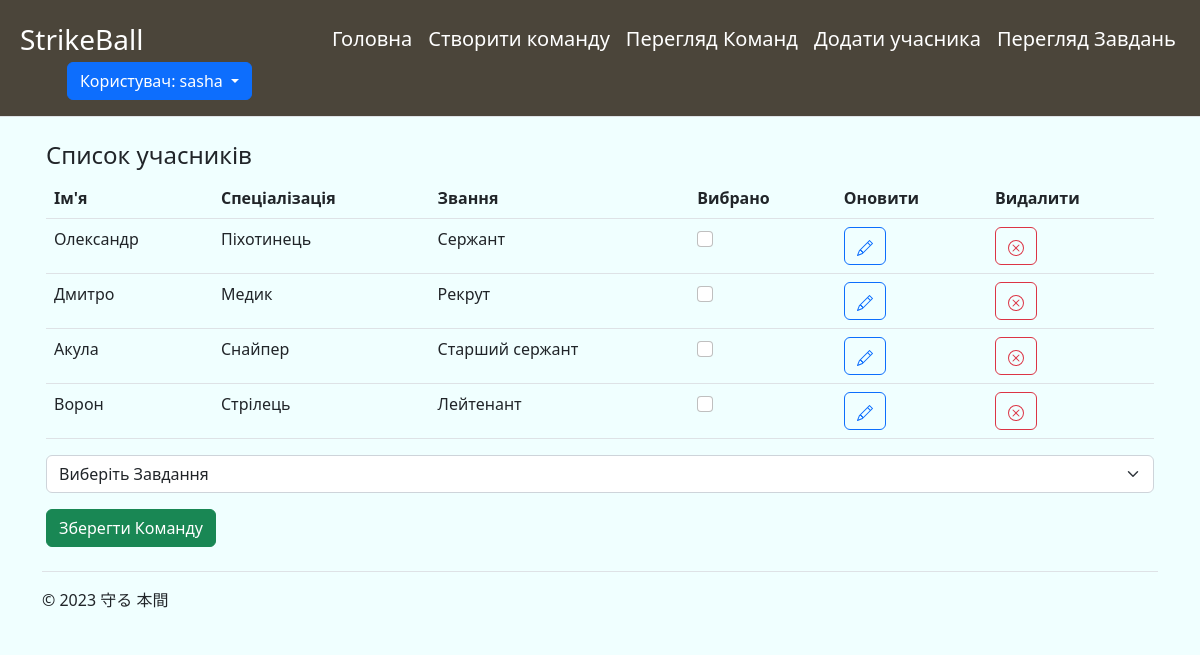
The app's page /viewmain (signed in) with its own data.
### main/models.py (models this page shows, shortened)
class soldier(models.Model):
    Name = models.CharField('Позивний', max_length=30)
    Age = models.IntegerField('Вік')
    Gender = models.CharField('Стать', max_length=30)
    EducationLevel = models.ForeignKey(educationlevel, on_delete=models.CASCADE)
    ServiceDuration = models.IntegerField('Тривалість служби')
    rank = models.ForeignKey(rank, on_delete=models.CASCADE)
    specialization = models.ForeignKey(specialization, on_delete=models.CASCADE)
    tasks = models.ManyToManyField(task, through='TaskAssignment')
    user = models.ForeignKey(User, on_delete=models.CASCADE)

class specialization(models.Model):
    Specialization = models.CharField('Спеціалізація', max_length=30)
    def __str__(self):
        return self.Specialization

class rank(models.Model):
    Rank = models.CharField('Звання', max_length=30)
    def __str__(self):
        return self.Rank

### main/views.py (the view, shortened to what this page needs)
# urls.py: path('viewmain', views.viewmain, name='viewmain'),
def viewmain(request):
    if request.method == 'GET':
        user = request.user
        soldiers = soldier.objects.filter(user=user)
        tasks = task.objects.filter(user=user)
        return render(request, 'main/viewmain.html', {'title': 'Створення команди', 'soldiers': soldiers, 'tasks': tasks})

### main/models.py (called while the page is built)
    def __str__(self):
        return self.DifficultyLevel

    def __str__(self):
        return self.Transport

    def __str__(self):
        return self.TaskType

### main/templates/main/viewmain.html (shortened to what this page needs)
{%extends 'main/base.html'%}
{% block content %}
<h4>Список учасників</h4>
<form action="" method="post">
<table class="table">
  <thead>
    <tr>
      <th scope="col">Ім'я</th>
        <th scope="col">Спеціалізація</th>
        <th scope="col">Звання</th>
      <th scope="col">Вибрано</th>
        <th scope="col">Оновити</th>
        <th scope="col">Видалити </th>
    </tr>
  </thead>
  <tbody>
{% for el in soldiers %}
<tr>
    <td>{{el.Name}}</td>
    <td>{{el.specialization}}</td>
    <td>{{el.rank}}</td>
    <td>
        {% if el.Name %}
        <div class="from-check">
            <input class="form-check-input" type="checkbox" value={{el.id}} name="soldiers">
        </div>
        {% endif%}
    </td>
    <td><a href="{% url 'updatesoldier' el.id %}" class="btn btn-outline-primary">
    </a></td>
    <td><a href="{% url 'deletesoldier' el.id %}" class="btn btn-outline-danger">
              </a></td>
{% endfor%}
    </tr>
      </tbody>
    </table>
    <div class="input-group mb-3">
  <select class="form-select" name="task" aria-label="Default select example">
  <option selected>Виберіть Завдання</option>
</select>
    </div>
<div class="input-group-append">
     <button class="btn btn-success" type="submit">Зберегти Команду</button>
        </div>
    </form>
{% endblock %}

### main/templates/main/base.html (shortened to what this page needs)
<!doctype html>
<html lang="uk">
<head>
    <link rel="stylesheet" href="https://cdn.jsdelivr.net/npm/bootstrap@5.2.3/dist/css/bootstrap.min.css">
</head>
<body style="background-color: azure">
<div>
    <div>
    <header class="d-flex flex-wrap align-items-center justify-content-center justify-content-md-between py-3 mb-4 border-bottom" style="background-color: #4B453A">
    <p class="text-start text-white fs-3 w-25 align-center mb-0" style="margin-left: 20px;">StrikeBall</p>
        {% if user.is_authenticated %}
            <ul class="nav col-12 col-md-auto mb-2 container mb-md-0 fs-5">
        <li><a href="{% url 'home' %}" class="nav-link px-2 link-secondary text-white">Головна</a></li>
          <li><a href="{% url 'viewmain' %}" class="nav-link px-2 link-secondary text-white">Створити команду</a></li>
      <li><a href="{% url 'viewteam' %}" class="nav-link px-2 link-secondary text-white">Перегляд Команд</a></li>
          <li><a href="{% url 'createSoldier' %}" class="nav-link px-2 link-secondary text-white">Додати учасника</a></li>
          <li><a href="{% url 'viewtask' %}" class="nav-link px-2 link-secondary text-white">Перегляд Завдань</a></li>
      </ul>
            <div class="col-md-2 text-end w-25 pe-5" >
                <div class="dropdown">
  <button class="btn btn-primary dropdown-toggle" type="button" id="dropdownMenuButton" data-toggle="dropdown" aria-haspopup="true" aria-expanded="false">
    Користувач: {{ user }}
  </button>
</div>
        {% else %}
                 <ul class="nav container col-md-4">
                     </ul>
            <a href="{% url 'loginform' %}" type="button" class="btn btn-primary me-2">Вхід</a>
            <a href="{% url 'registerform' %}" type="button" class="btn btn-primary me-5">Реєстрація</a>
            </div>
        {% endif %}
    </header>
  </div>
  </div>
 <div class="container px-3">
    {% block content %}{% endblock %}
     </div>
<div class="container">
  <footer class="d-flex flex-wrap justify-content-between align-items-center py-3 my-4 border-top">
    <div class="col-md-4 d-flex align-items-center">
      <span class="mb-3 mb-md-0 text-body-secondary">© 2023 守る 本間</span>
    </div>
  </footer>
</div>
</body>
</html>

### records on screen
soldier: Name "Олександр", specialization "Піхотинець", rank "Сержант"
soldier: Name "Дмитро", specialization "Медик", rank "Рекрут"
soldier: Name "Акула", specialization "Снайпер", rank "Старший сержант"
soldier: Name "Ворон", specialization "Стрілець", rank "Лейтенант"

### other values on screen
{{ user }} "sasha"
